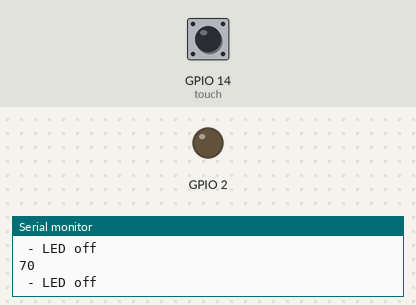
A sketch run on a simulated ESP32. On the bench: output pins drawn as LEDs (lit = HIGH), the last lines printed to the serial monitor. The test bench sets the inputs (shaded band); at power-on: GPIO 14 (touch) HIGH.

Above: at 3.2 s.
3.3 s: GPIO 14 (touch) pulled LOW for 0.6 s
At 3.9 s:
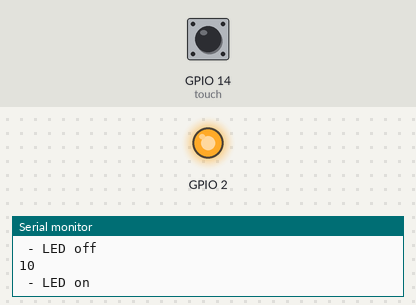
5.5 s: GPIO 14 (touch) pulled LOW for 3.2 s
At 9.7 s:
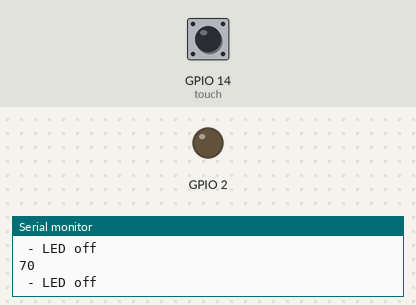
Timing chart, 0 to 11.2 s (numbered marks = the images above; inputs shaded):
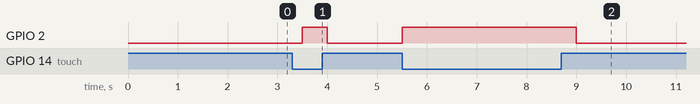

The sketch:

sketch_dec03a.ino
```cpp
//reading touch sensor value and doing some cool things
int a,touch=14;

void setup()
{
Serial.begin(115200);
delay(2000);
Serial.println("test1");
pinMode(touch,OUTPUT);
pinMode(2,OUTPUT);
}

void loop()
{
a= touchRead(touch);
Serial.println(a);
if(a<30){
  digitalWrite(2,HIGH);
 Serial.println(" - LED on");
}
  else{
 digitalWrite(2, LOW);
 Serial.println(" - LED off");
}
delay(500);
}
```

Measured:
- after the input at 3.3 s, GPIO 2: LOW → HIGH after 0.20 s, → LOW 0.50 s later
- after the input at 5.5 s, GPIO 2: LOW → HIGH at once, → LOW 3.5 s later
